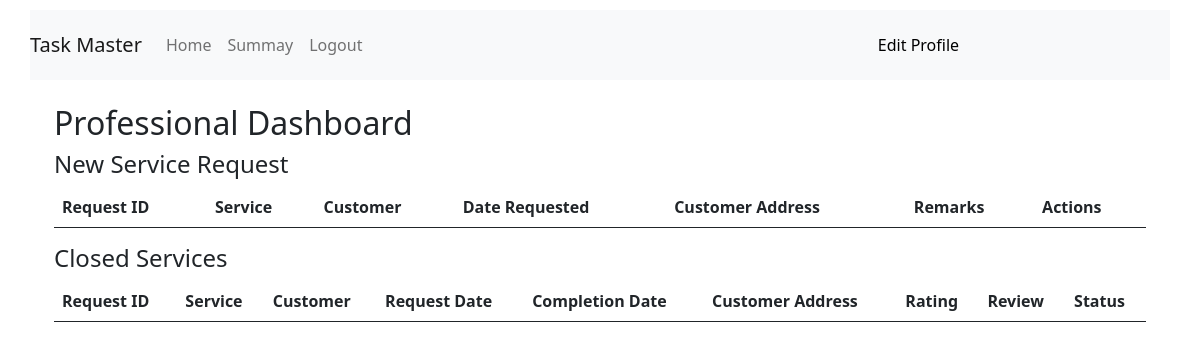
The app's page /professional_dashboard (signed in), older data.
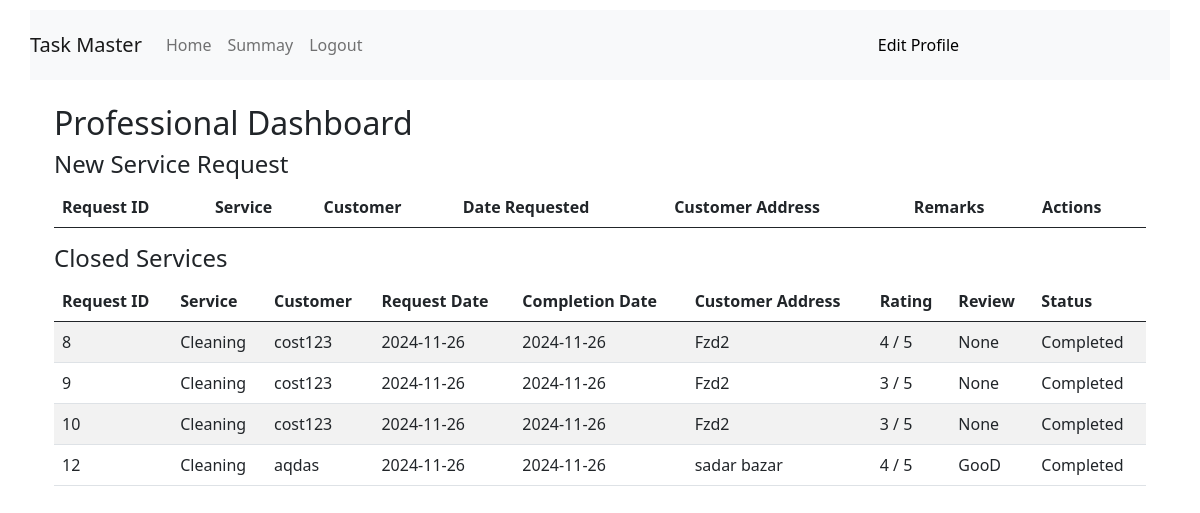
The same page, newer data.
### backend/models.py (models this page shows)
class Service_request(db.Model):
    __tablename__="service_request"
    id=db.Column(db.Integer,primary_key=True)
    service_id=db.Column(db.Integer,db.ForeignKey("service.id"),nullable=False)
    costumer_id=db.Column(db.Integer,db.ForeignKey("costumer.id"),nullable=False)
    professional_id=db.Column(db.Integer,db.ForeignKey("professional.id"),nullable=False)
    date_of_request=db.Column(db.Date,nullable=False)
    preferred_date=db.Column(db.Date)
    date_of_completion=db.Column(db.Date)
    status=db.Column(db.String,nullable=False,default='Requested')
    remarks=db.Column(db.String)
    rating=db.Column(db.Integer)
    review=db.Column(db.String)

class Service(db.Model):
    __tablename__="service"
    id=db.Column(db.Integer,primary_key=True)
    name=db.Column(db.String,nullable=False)
    price=db.Column(db.String,nullable=False)
    time_required=db.Column(db.String,nullable=False)
    Description=db.Column(db.String)
    Service_request=db.relationship("Service_request",backref="service",lazy=True)

class Costumer(db.Model):
    __tablename__="costumer"
    id=db.Column(db.Integer,primary_key=True)
    email=db.Column(db.String,nullable=False,unique=True)
    full_name=db.Column(db.String,nullable=False)
    password=db.Column(db.String,nullable=False)
    pincode=db.Column(db.String,nullable=False)
    Address=db.Column(db.String)
    role=db.Column(db.Integer,nullable=False,default=1)
    is_blocked = db.Column(db.Boolean, default=False)
    Service_request=db.relationship("Service_request",backref="costumer",lazy=True)

### backend/controllers.py (the view)
@app.route('/professional_dashboard')
def professional_dashboard():
    if 'professional_id' not in session:
        flash('Please login first')
        return redirect(url_for('professional_login'))
    service_requests = Service_request.query.filter_by(
        professional_id=session['professional_id']
    ).all()
    return render_template('/professional/professional_dashboard.html', service_requests=service_requests)

### templates/professional/professional_dashboard.html (shortened to what this page needs)
{% extends 'layout2.html' %}
{% block content %}
<div class="container mt-4">
    <h2>Professional Dashboard</h2>
    <h4>New Service Request</h4>
    <table class="table">
    <thead>
 <tr>
<th>Request ID</th>
<th>Service</th>
<th>Customer</th>
<th>Date Requested</th>
<th>Customer Address</th>
<th>Remarks</th>
<th>Actions</th>
    </tr>
    </thead>
                </table>
    <h4>Closed Services</h4>
    <table class="table table-striped">
        <thead>
            <tr>
                <th>Request ID</th>
                <th>Service</th>
                <th>Customer</th>
                <th>Request Date</th>
                <th>Completion Date</th>
                <th>Customer Address</th>
                <th>Rating</th>
                <th>Review</th>
                <th>Status</th>
            </tr>
        </thead>
        <tbody>
            {% for request in service_requests %}
                {% if request.status == 'Completed' or request.status == 'Rejected'  %}
                <tr>
                    <td>{{ request.id }}</td>
                    <td>{{ request.service.name }}</td>
                    <td>{{ request.costumer.full_name }}</td>
                    <td>{{ request.date_of_request }}</td>
                    <td>{{ request.date_of_completion }}</td>
                    <td>{{ request.costumer.Address }}</td>
                    <td>
                        {% if request.rating %}
                            {{ request.rating }} / 5
                        {% else %}
                            Not rated
                        {% endif %}
                    </td>
                    <td>{{ request.review }}</td>
                        <td>{{request.status}}
                    </td>
                </tr>
                {% endif %}
            {% endfor %}
        </tbody>
    </table>
</div>
{%endblock%}

Row changes from the older to the newer data that the page shows:
added Service_request: id "8", service.name "Cleaning", costumer.full_name "cost123", date_of_request "2024-11-26", date_of_completion "2024-11-26", costumer.Address "Fzd2", rating "4", review "None", status "Completed"
added Service_request: id "9", service.name "Cleaning", costumer.full_name "cost123", date_of_request "2024-11-26", date_of_completion "2024-11-26", costumer.Address "Fzd2", rating "3", review "None", status "Completed"
added Service_request: id "10", service.name "Cleaning", costumer.full_name "cost123", date_of_request "2024-11-26", date_of_completion "2024-11-26", costumer.Address "Fzd2", rating "3", review "None", status "Completed"
added Service_request: id "12", service.name "Cleaning", costumer.full_name "aqdas", date_of_request "2024-11-26", date_of_completion "2024-11-26", costumer.Address "sadar bazar", rating "4", review "GooD", status "Completed"
